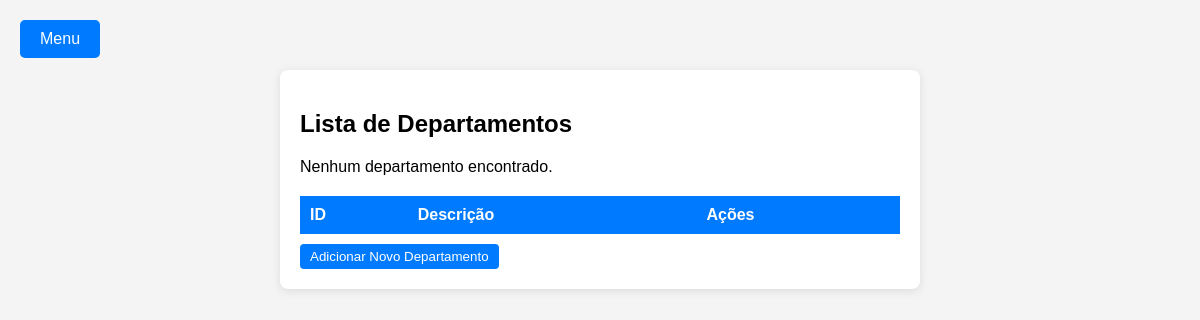
The page /departamentos on the database as committed earlier.
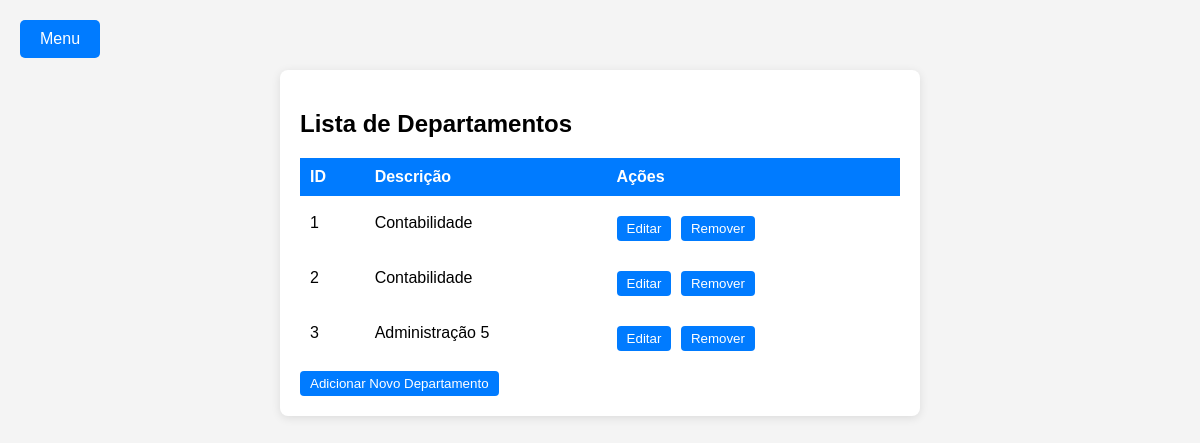
The same page on the database as committed later.
### tables this page shows
CREATE TABLE DEPARTAMENTO (
    id INTEGER PRIMARY KEY,
    descricao TEXT NOT NULL
);

### app.py (the view)
@app.route('/departamentos')
def list_departamentos():
    conn = get_db_connection()
    cursor = conn.cursor()
    cursor.execute('SELECT * FROM DEPARTAMENTO')
    departamentos = cursor.fetchall()
    conn.close()
    return render_template('lista_departamentos.html', departamentos=departamentos)

### app.py (called while the page is built)
def get_db_connection():
    conn = sqlite3.connect('app.db')
    conn.row_factory = sqlite3.Row
    return conn

### templates/lista_departamentos.html (shortened to what this page needs)
<!DOCTYPE html>
<html lang="en">
<head>
    <link rel="stylesheet" href="{{ url_for('static', filename='styles.css') }}">
</head>
<body>
    <div class="menu-container">
        <button id="menu-button">Menu</button>
    </div>
    <div class="container">
        <h2>Lista de Departamentos</h2>
        <table>
            <thead>
                <tr>
                    <th>ID</th>
                    <th>Descrição</th>
                    <th>Ações</th>
                </tr>
            </thead>
            {% if departamentos %}
            <tbody>
                {% for departamento in departamentos %}
                <tr>
                    <td>{{ departamento[0] }}</td>
                    <td>{{ departamento[1] }}</td>
                    <td class="action-buttons">
                        <a href="{{ url_for('edit_departamento', id=departamento[0]) }}"><button>Editar</button></a>
                        <form method="POST" action="{{ url_for('delete_departamento', id=departamento[0]) }}" style="display:inline;">
                            <button type="submit" onclick="return confirm('Tem certeza que deseja remover este departamento?')">Remover</button>
                        </form>
                    </td>
                </tr>
                {% endfor %}
            </tbody>
            {% else %}
                <p>Nenhum departamento encontrado.</p>
            {% endif %}
        </table>
        <a href="{{ url_for('add_departamento') }}"><button>Adicionar Novo Departamento</button></a>
    </div>
</body>
</html>

Rows that differ between the two databases and show on the page:
added DEPARTAMENTO: id "1", descricao "Contabilidade"
added DEPARTAMENTO: id "2", descricao "Contabilidade"
added DEPARTAMENTO: id "3", descricao "Administração 5"
Other text that changed with them:
text no longer shown: "Nenhum departamento encontrado."
